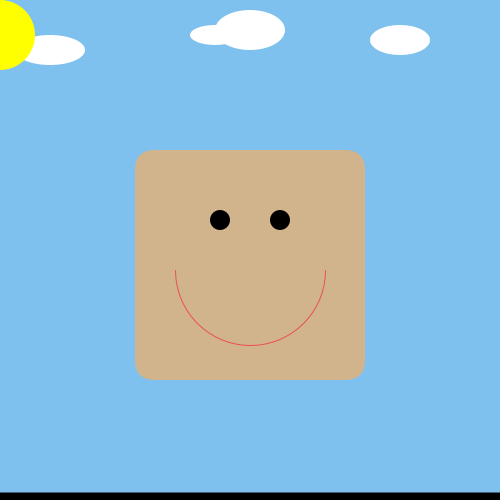
Frame 1 (no input)
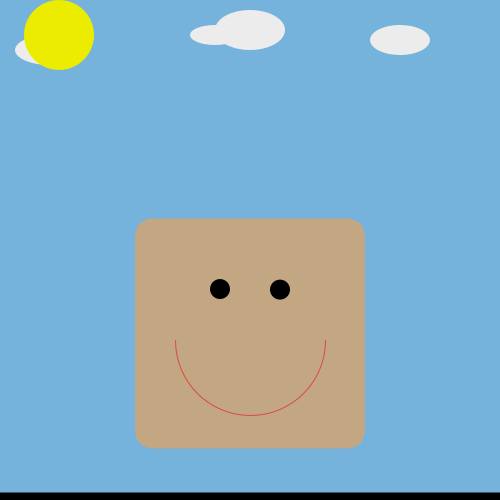
Frame 60 (the mouse pressed at the canvas centre just before this capture)
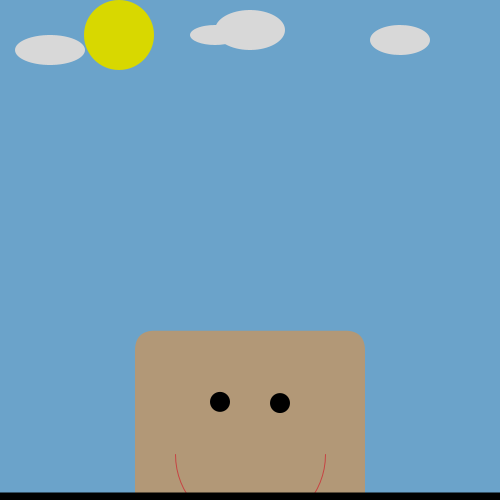
Frame 120 (the mouse held since frame 60 and released just before this capture)

The Processing sketch that drew these frames (run headless with seeded random() and noise(); from frame 60 on, the mouse is pressed at the canvas centre):

// Processing sketch: processing_161713
// ── processing_161713.pde

/*****************************************
 * Assignment <<< #3 >>>
 * Name:         <<< Tyler Tilton >>>
 * Course:       CSC 103 - Creative Computing - Fall 2014
 * Submitted:    <<<9/14/14>>>
 * 
 * <<<With a little help from learnprocessing.com, this sketch features a person jumping on a trampoline all day 
 untill the stars come out. >>>
 *
***********************************************/

void setup() {
  size(500, 500);
  smooth();
}
//I was able to learn how to manipulate gravity at http://www.learningprocessing.com/examples/chapter-5/example-5-9/
float x=250;
float y=265;
float a=220;
float b=a;
float c=280;
float d=b;
float e=x;
float f=270;
float g=0;
float h=0;
float i = random(10,50);
float j = random(10,50);
float k = random(100,200);
float l = random(10,50);
float m = random(200,300);
float n = random(10,50);
float o = random(300,400);
float p = random(10,50);
float q = random(400,485);
float r = random(10,50);
float s = 0;
float diam = random(10,15);
float speed= 0;
float gravity=0.01;

void draw() {
  //Face
  background(#7EC0EE);
  noStroke();
  fill(#d2b48c);
  rectMode(CENTER);
  rect(x,y,230,230,20);
  y= y + speed;
  speed= speed + gravity;
  
  if (y > height) {
    speed = speed * -0.95;  
  }
  
  //Eyes
  noStroke();
  fill(#000000);
  ellipse(a,b,20,20);
  b= b + speed;
  speed= speed + gravity;
  
  if (b > height) {
    speed = speed * -0.95;  
  }
  ellipse(c,d,20,20);
  d= d + speed;
  speed= speed + gravity;
  
  if (d > height) {
    speed = speed * -0.95;  
  }
  
  //Smile
  stroke(#ea4f4f);
  noFill();
  arc(e,f,150,150,0,PI);
  f= f + speed;
  speed= speed + gravity;
  
  if (f > height) {
    speed = speed * -0.95;  
  }
 
 //Trampoline
 noStroke();
 fill(#000000);
 rectMode(CENTER);
 rect(250,500,500,15);
 
 //clouds
  noStroke();
  fill(#ffffff);
  ellipse(250,30,70,40);
  ellipse(400,40,60,30);
  ellipse(215,35,50,20);
  ellipse(50,50,70,30);
 
 //Sun
  noStroke();
  fill(#ffff00);
  ellipse(g,35,70,70);
  g=g+1;
  
  
//Darkness
  noStroke();
  fill(0,0,0,h);
  rectMode(CENTER);
  rect(250,250,500,500);
  h=h+.33;
  
//Stars

if (h > 200){
  s = 255;
}
  noStroke();
  fill(#ffff00, s);
  ellipse(i,j,diam,diam);
  
  noStroke();
  fill(#ffff00, s);
  ellipse(k,l,diam,diam);
  
  noStroke();
  fill(#ffff00, s);
  ellipse(m,n,diam,diam);
  
  noStroke();
  fill(#ffff00, s);
  ellipse(o,p,diam,diam);
  
  noStroke();
  fill(#ffff00, s);
  ellipse(q,r,diam,diam);
  
 
}
